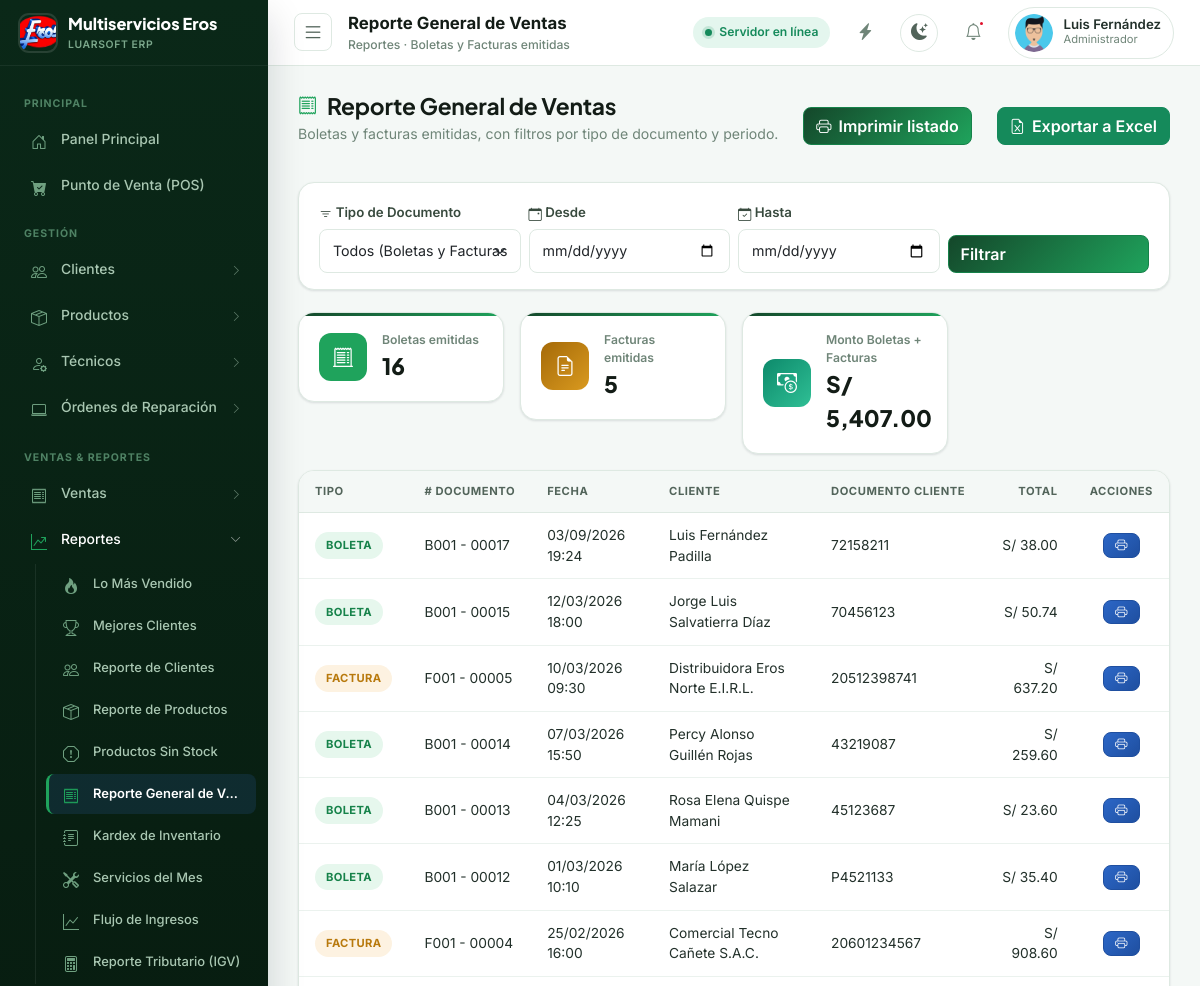
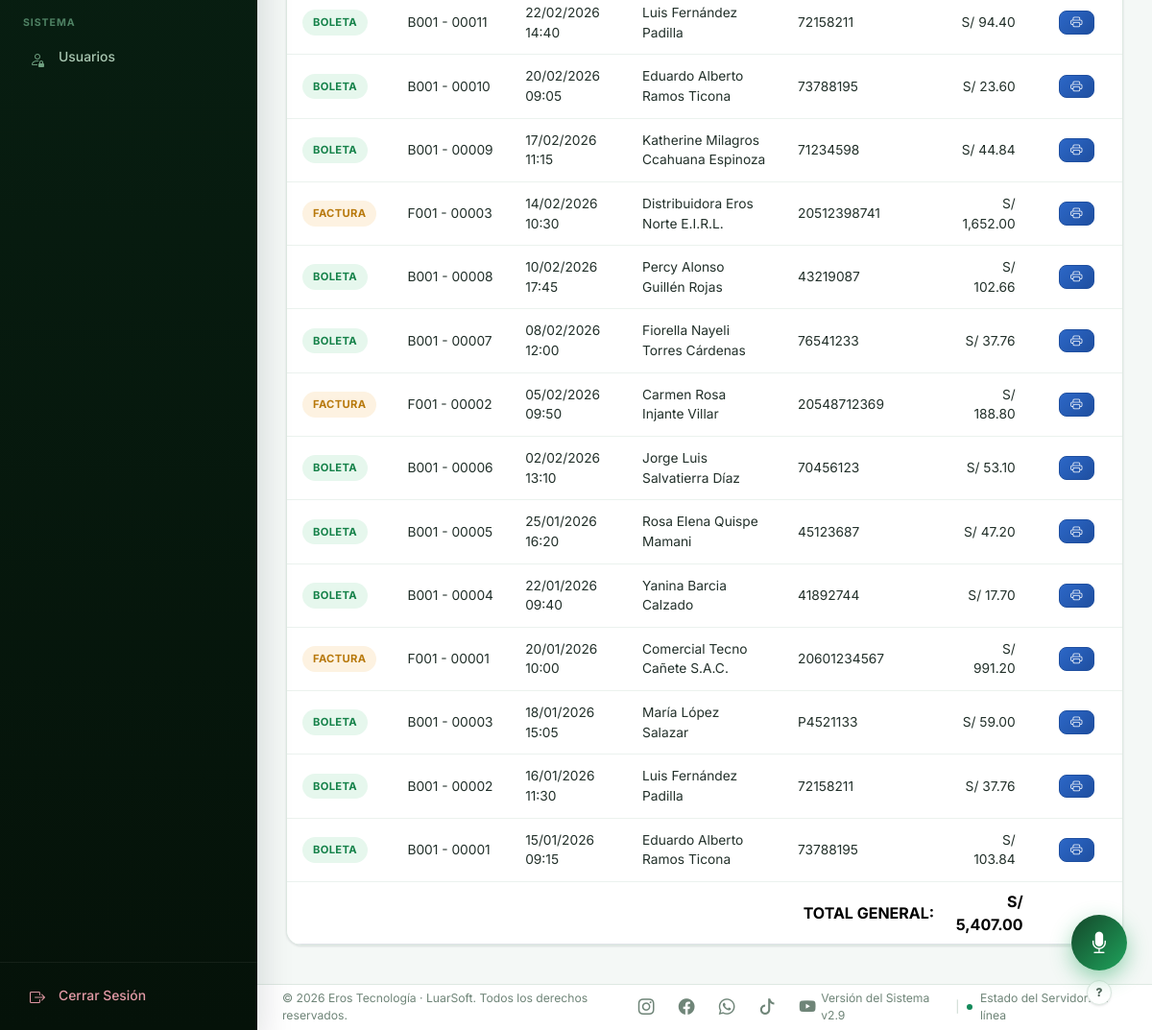
Screenshot of /modules/reportes/ventas.php (signed in) with the database file from the repository (2 pictures, top to bottom).
### tables this page shows
CREATE TABLE `usuarios` (
  `id_usuario` int(11) NOT NULL,
  `usuario` varchar(50) NOT NULL,
  `rol` varchar(20) NOT NULL DEFAULT 'Administrador',
  `permisos` text DEFAULT NULL,
  `foto` varchar(255) DEFAULT NULL,
  `contraseña` varchar(255) NOT NULL,
  `fecha_creacion` timestamp NOT NULL DEFAULT current_timestamp()
);

CREATE TABLE `ventas` (
  `id_venta` int(11) NOT NULL,
  `tipo_documento` varchar(20) NOT NULL,
  `serie_documento` varchar(5) NOT NULL,
  `numero_documento` varchar(15) NOT NULL,
  `fecha` datetime NOT NULL,
  `nombre_cliente` varchar(255) NOT NULL,
  `documento_cliente` varchar(20) NOT NULL,
  `direccion_cliente` varchar(255) DEFAULT NULL,
  `subtotal` decimal(10,2) NOT NULL,
  `igv` decimal(10,2) NOT NULL,
  `total_venta` decimal(10,2) NOT NULL,
  `estado` varchar(50) DEFAULT 'Registrada',
  `metodo_pago` varchar(30) DEFAULT NULL,
  `referencia_pago` varchar(50) DEFAULT NULL
);

### includes/funciones.php (called while the page is built, shortened)
<?php
function url(string $path = ''): string
{
    $base = rtrim(BASE_URL, '/');
    $path = ltrim($path, '/');
    $fullUrl = $base . '/' . $path;
    $slug = defined('TENANT_SLUG') ? TENANT_SLUG : ($_SESSION['tenant_slug'] ?? ($_SESSION['current_tenant_slug'] ?? 'eros'));
    return $fullUrl;
}
function h($valor): string
{
    return htmlspecialchars((string)($valor ?? ''), ENT_QUOTES, 'UTF-8');
}
function moneda($valor): string
{
    return 'S/ ' . number_format((float)$valor, 2);
}
function limpiar($valor): string
{
    return trim((string)($valor ?? ''));
}
function usuarioActual(): string
{
    return $_SESSION['usuario'] ?? 'Invitado';
}

### includes/permisos.php (called while the page is built, shortened)
<?php
function esAdministrador(): bool
{
    return ($_SESSION['rol'] ?? 'Administrador') === 'Administrador';
}
function tienePermiso(string $modulo): bool
{
    if (esAdministrador()) { return true; }
    $permisos = $_SESSION['permisos'] ?? [];
    return in_array($modulo, $permisos, true);
}

### modules/reportes/ventas.php (the view, shortened to what this page needs)
<?php
require_once __DIR__ . '/../../includes/funciones.php';
require_once __DIR__ . '/../../includes/auth.php';
$tipo = limpiar($_GET['tipo'] ?? '');
$fecha_desde = limpiar($_GET['fecha_desde'] ?? '');
$fecha_hasta = limpiar($_GET['fecha_hasta'] ?? '');
$condiciones = [];
$where = $condiciones ? ('WHERE ' . implode(' AND ', $condiciones)) : '';
$sql = "SELECT * FROM ventas $where ORDER BY fecha DESC";
$stmt = mysqli_prepare($conexion, $sql);
mysqli_stmt_execute($stmt);
$resultado = mysqli_stmt_get_result($stmt);
$filas = [];
$totalBoletas = 0; $montoBoletas = 0;
$totalFacturas = 0; $montoFacturas = 0;
while ($f = mysqli_fetch_assoc($resultado)) {
    $filas[] = $f;
    if ($f['tipo_documento'] === 'BOLETA') { $totalBoletas++; $montoBoletas += (float)$f['total_venta']; }
    else { $totalFacturas++; $montoFacturas += (float)$f['total_venta']; }
}
$montoGeneral = $montoBoletas + $montoFacturas;
$page_title = 'Reporte General de Ventas';
$page_subtitle = 'Reportes · Boletas y Facturas emitidas';
include __DIR__ . '/../../includes/layout_top.php';
?>
<div class="page-heading d-flex justify-content-between align-items-center flex-wrap gap-2">
    <div>
        <h1><i class="bi bi-receipt"></i> Reporte General de Ventas</h1>
        <p>Boletas y facturas emitidas, con filtros por tipo de documento y periodo.</p>
    </div>
    <button onclick="window.print();" class="btn btn-primary no-print"><i class="bi bi-printer"></i> Imprimir listado</button>
    <a href="<?= url('modules/reportes/exportar.php?tipo=ventas&' . http_build_query(['tipo' => $tipo, 'fecha_desde' => $fecha_desde, 'fecha_hasta' => $fecha_hasta])) ?>" class="btn btn-success no-print"><i class="bi bi-file-earmark-excel"></i> Exportar a Excel</a>
</div>
<div class="search-toolbar no-print">
    <form method="GET" class="row g-2 align-items-end">
        <div class="col-md-3">
            <label><i class="bi bi-filter"></i> Tipo de Documento</label>
            <select name="tipo" class="form-select">
                <option value="">Todos (Boletas y Facturas)</option>
            </select>
        </div>
        <div class="col-md-3">
            <label><i class="bi bi-calendar-event"></i> Desde</label>
            <input type="date" name="fecha_desde" class="form-control" value="<?= h($fecha_desde) ?>">
        </div>
        <div class="col-md-3">
            <label><i class="bi bi-calendar-check"></i> Hasta</label>
            <input type="date" name="fecha_hasta" class="form-control" value="<?= h($fecha_hasta) ?>">
        </div>
        <div class="col-md-3 d-flex gap-2">
            <button type="submit" class="btn btn-primary w-100">Filtrar</button>
        </div>
    </form>
</div>
<div class="row g-3 mb-3">
    <div class="col-6 col-md-3">
        <div class="kpi-card">
            <div class="kpi-icon bg-brand"><i class="bi bi-receipt-cutoff"></i></div>
            <div><div class="kpi-label">Boletas emitidas</div><div class="kpi-value"><?= $totalBoletas ?></div></div>
        </div>
    </div>
    <div class="col-6 col-md-3">
        <div class="kpi-card">
            <div class="kpi-icon bg-warning"><i class="bi bi-file-earmark-text"></i></div>
            <div><div class="kpi-label">Facturas emitidas</div><div class="kpi-value"><?= $totalFacturas ?></div></div>
        </div>
    </div>
    <div class="col-6 col-md-3">
        <div class="kpi-card">
            <div class="kpi-icon bg-success"><i class="bi bi-cash-coin"></i></div>
            <div><div class="kpi-label">Monto Boletas + Facturas</div><div class="kpi-value"><?= moneda($montoGeneral) ?></div></div>
        </div>
    </div>
</div>
<div class="table-erp-wrap">
    <div class="table-responsive">
        <table class="table table-hover align-middle mb-0">
            <thead>
                <tr>
                    <th>Tipo</th><th># Documento</th><th>Fecha</th><th>Cliente</th><th>Documento Cliente</th><th class="text-end">Total</th>
                    <th class="no-print text-center">Acciones</th>
                </tr>
            </thead>
            <tbody>
            <?php if (!empty($filas)): ?>
                <?php foreach ($filas as $f): ?>
                    <tr>
                        <td><span class="badge-status <?= $f['tipo_documento'] === 'BOLETA' ? 'brand' : 'warning' ?>"><?= h($f['tipo_documento']) ?></span></td>
                        <td><?= h($f['numero_documento']) ?></td>
                        <td><?= h(date('d/m/Y H:i', strtotime($f['fecha']))) ?></td>
                        <td><?= h($f['nombre_cliente']) ?></td>
                        <td><?= h($f['documento_cliente']) ?></td>
                        <td class="text-end"><?= moneda($f['total_venta']) ?></td>
                        <td class="no-print text-center">
                            <button type="button" class="btn btn-info btn-sm" title="Imprimir comprobante individual"
                                onclick="ERP.verDocumento('<?= url('modules/ventas/imprimir.php?id=' . (int)$f['id_venta']) ?>', '<?= h($f['tipo_documento']) ?> <?= h($f['numero_documento']) ?>', '<?= url('modules/reportes/ventas.php') ?>')">
                                <i class="bi bi-printer"></i>
                            </button>
                        </td>
                    </tr>
                <?php endforeach; ?>
            <?php else: ?>
                <tr><td colspan="7" class="text-center text-muted py-4">No se encontraron ventas con los filtros aplicados.</td></tr>
            <?php endif; ?>
            </tbody>
            <?php if (!empty($filas)): ?>
            <tfoot>
                <tr style="font-weight:700; background: var(--n-50);">
                    <td colspan="5" class="text-end">TOTAL GENERAL:</td>
                    <td class="text-end"><?= moneda($montoGeneral) ?></td>
                    <td class="no-print"></td>
                </tr>
            </tfoot>
            <?php endif; ?>
        </table>
    </div>
</div>
<?php include __DIR__ . '/../../includes/layout_bottom.php'; ?>

### includes/header.php (shortened to what this page needs)
<?php
$page_title = $page_title ?? 'LuarSoft';
$page_subtitle = $page_subtitle ?? '';
$nombre_usuario = usuarioActual();
$inicial_usuario = strtoupper(substr($nombre_usuario, 0, 1));
$rol_usuario = $_SESSION['rol'] ?? 'Administrador';
$foto_usuario = null;
if (!empty($_SESSION['id_usuario']) && isset($conexion)) {
    $stmtFotoTopbar = mysqli_prepare($conexion, "SELECT foto FROM usuarios WHERE id_usuario = ? LIMIT 1");
    mysqli_stmt_bind_param($stmtFotoTopbar, "i", $_SESSION['id_usuario']);
    mysqli_stmt_execute($stmtFotoTopbar);
    $foto_usuario = mysqli_stmt_get_result($stmtFotoTopbar)->fetch_assoc()['foto'] ?? null;
}
?>
<header class="topbar">
    <div class="topbar-left">
        <button class="topbar-toggle" id="toggleSidebar" type="button" title="Mostrar/ocultar menú"><i class="bi bi-list icon-lg"></i></button>
        <div>
            <div class="topbar-title"><?= h($page_title) ?></div>
            <?php if ($page_subtitle): ?>
                <div class="topbar-breadcrumb"><?= h($page_subtitle) ?></div>
            <?php endif; ?>
        </div>
    </div>
    <div class="topbar-right">
        <div class="status-pill">
            <span class="status-dot"></span> <span class="status-pill-text">Servidor en línea</span>
        </div>
        <?php if (tienePermiso('pos')): ?>
        <button class="icon-btn" title="Accesos rápidos: Punto de Venta" onclick="window.location.href='<?= url('modules/ventas/pos.php') ?>'"><i class="bi bi-lightning-charge-fill"></i></button>
        <?php endif; ?>
        <button class="theme-toggle-btn" id="themeToggleBtn" type="button" title="Cambiar a modo oscuro">
            <i class="bi bi-moon-stars-fill"></i>
        </button>
        <button class="icon-btn" title="Notificaciones">
            <i class="bi bi-bell"></i><span class="badge-dot"></span>
        </button>
        <div class="user-chip" title="Sesión de <?= h($nombre_usuario) ?>">
            <?php if (!empty($foto_usuario)): ?>
                <img class="user-avatar" src="<?= url('uploads/usuarios/' . $foto_usuario) ?>" alt="<?= h($nombre_usuario) ?>" style="object-fit:cover;">
            <?php else: ?>
                <div class="user-avatar"><?= h($inicial_usuario) ?></div>
            <?php endif; ?>
            <div>
                <div class="user-name"><?= h($nombre_usuario) ?></div>
                <div class="user-role"><?= h($rol_usuario) ?></div>
            </div>
        </div>
    </div>
</header>

### rows the page displays
usuarios: foto (picture)
ventas: tipo_documento "BOLETA", numero_documento "B001 - 00017", fecha "03/09/2026 19:24", nombre_cliente "Luis Fernández Padilla", documento_cliente "72158211", total_venta "S/ 38.00"
ventas: tipo_documento "BOLETA", numero_documento "B001 - 00015", fecha "12/03/2026 18:00", nombre_cliente "Jorge Luis Salvatierra Díaz", documento_cliente "70456123", total_venta "S/ 50.74"
ventas: tipo_documento "FACTURA", numero_documento "F001 - 00005", fecha "10/03/2026 09:30", nombre_cliente "Distribuidora Eros Norte E.I.R.L.", documento_cliente "20512398741", total_venta "S/ 637.20"
ventas: tipo_documento "BOLETA", numero_documento "B001 - 00014", fecha "07/03/2026 15:50", nombre_cliente "Percy Alonso Guillén Rojas", documento_cliente "43219087", total_venta "S/ 259.60"
ventas: tipo_documento "BOLETA", numero_documento "B001 - 00013", fecha "04/03/2026 12:25", nombre_cliente "Rosa Elena Quispe Mamani", documento_cliente "45123687", total_venta "S/ 23.60"
ventas: tipo_documento "BOLETA", numero_documento "B001 - 00012", fecha "01/03/2026 10:10", nombre_cliente "María López Salazar", documento_cliente "P4521133", total_venta "S/ 35.40"
ventas: tipo_documento "FACTURA", numero_documento "F001 - 00004", fecha "25/02/2026 16:00", nombre_cliente "Comercial Tecno Cañete S.A.C.", documento_cliente "20601234567", total_venta "S/ 908.60"
ventas: tipo_documento "BOLETA", numero_documento "B001 - 00011", fecha "22/02/2026 14:40", nombre_cliente "Luis Fernández Padilla", documento_cliente "72158211", total_venta "S/ 94.40"
ventas: tipo_documento "BOLETA", numero_documento "B001 - 00010", fecha "20/02/2026 09:05", nombre_cliente "Eduardo Alberto Ramos Ticona", documento_cliente "73788195", total_venta "S/ 23.60"
ventas: tipo_documento "BOLETA", numero_documento "B001 - 00009", fecha "17/02/2026 11:15", nombre_cliente "Katherine Milagros Ccahuana Espinoza", documento_cliente "71234598", total_venta "S/ 44.84"
ventas: tipo_documento "FACTURA", numero_documento "F001 - 00003", fecha "14/02/2026 10:30", nombre_cliente "Distribuidora Eros Norte E.I.R.L.", documento_cliente "20512398741", total_venta "S/ 1,652.00"
ventas: tipo_documento "BOLETA", numero_documento "B001 - 00008", fecha "10/02/2026 17:45", nombre_cliente "Percy Alonso Guillén Rojas", documento_cliente "43219087", total_venta "S/ 102.66"
ventas: tipo_documento "BOLETA", numero_documento "B001 - 00007", fecha "08/02/2026 12:00", nombre_cliente "Fiorella Nayeli Torres Cárdenas", documento_cliente "76541233", total_venta "S/ 37.76"
ventas: tipo_documento "FACTURA", numero_documento "F001 - 00002", fecha "05/02/2026 09:50", nombre_cliente "Carmen Rosa Injante Villar", documento_cliente "20548712369", total_venta "S/ 188.80"
ventas: tipo_documento "BOLETA", numero_documento "B001 - 00006", fecha "02/02/2026 13:10", nombre_cliente "Jorge Luis Salvatierra Díaz", documento_cliente "70456123", total_venta "S/ 53.10"
ventas: tipo_documento "BOLETA", numero_documento "B001 - 00005", fecha "25/01/2026 16:20", nombre_cliente "Rosa Elena Quispe Mamani", documento_cliente "45123687", total_venta "S/ 47.20"
ventas: tipo_documento "BOLETA", numero_documento "B001 - 00004", fecha "22/01/2026 09:40", nombre_cliente "Yanina Barcia Calzado", documento_cliente "41892744", total_venta "S/ 17.70"
ventas: tipo_documento "FACTURA", numero_documento "F001 - 00001", fecha "20/01/2026 10:00", nombre_cliente "Comercial Tecno Cañete S.A.C.", documento_cliente "20601234567", total_venta "S/ 991.20"
ventas: tipo_documento "BOLETA", numero_documento "B001 - 00003", fecha "18/01/2026 15:05", nombre_cliente "María López Salazar", documento_cliente "P4521133", total_venta "S/ 59.00"
ventas: tipo_documento "BOLETA", numero_documento "B001 - 00002", fecha "16/01/2026 11:30", nombre_cliente "Luis Fernández Padilla", documento_cliente "72158211", total_venta "S/ 37.76"
ventas: tipo_documento "BOLETA", numero_documento "B001 - 00001", fecha "15/01/2026 09:15", nombre_cliente "Eduardo Alberto Ramos Ticona", documento_cliente "73788195", total_venta "S/ 103.84"

### other values shown
defined('TENANT_NOMBRE') ? TENANT_NOMBRE : 'Multiservicios Eros' "Multiservicios Eros"
$bloque['titulo'] "PRINCIPAL"
$item['label'] "Panel Principal"
$item['label'] "Punto de Venta (POS)"
$bloque['titulo'] "GESTIÓN"
$item['label'] "Clientes"
$item['label'] "Productos"
$item['label'] "Técnicos"
$item['label'] "Órdenes de Reparación"
$bloque['titulo'] "VENTAS & REPORTES"
$item['label'] "Ventas"
$item['label'] "Reportes"
$h['label'] "Lo Más Vendido"
$h['label'] "Mejores Clientes"
$h['label'] "Reporte de Clientes"
